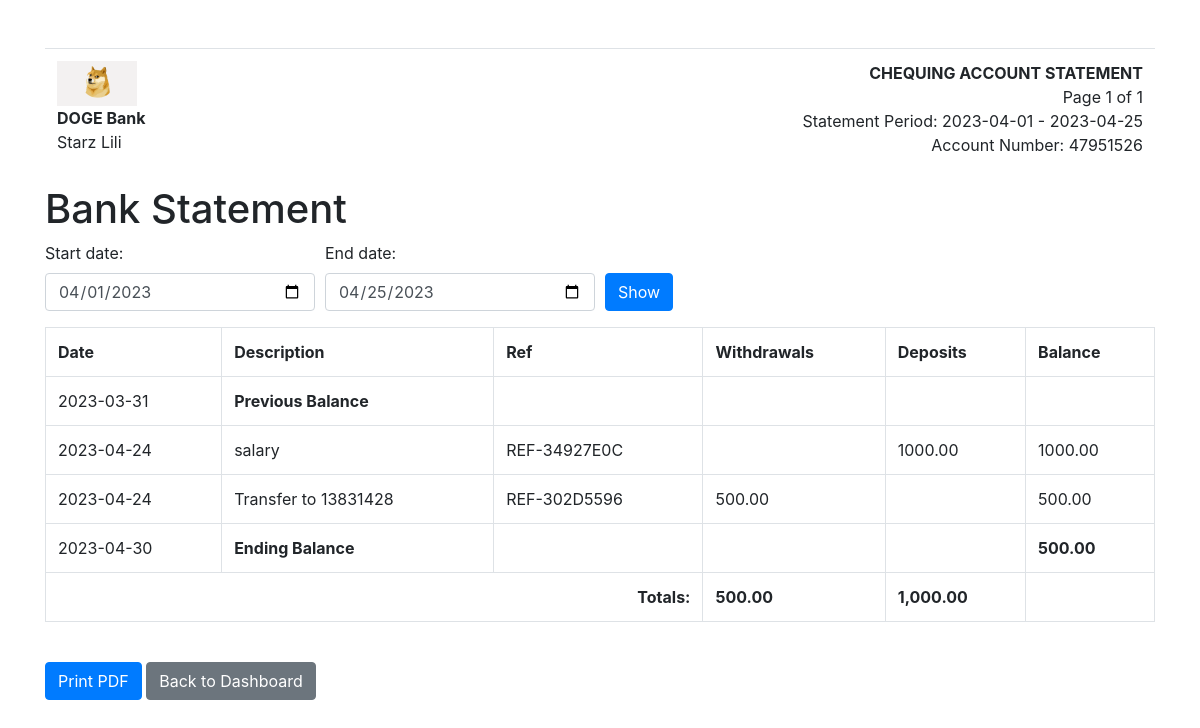
/bank_statement.php (signed in), run on the app's committed database.
### tables this page shows
CREATE TABLE `accounts` (
  `id` int(11) NOT NULL,
  `user_id` int(11) NOT NULL,
  `account_number` varchar(10) NOT NULL,
  `balance` decimal(10,2) NOT NULL DEFAULT 0.00
);

CREATE TABLE `transactions` (
  `id` int(11) NOT NULL,
  `account_id` int(11) NOT NULL,
  `type` enum('withdrawal','deposit') NOT NULL,
  `amount` decimal(10,2) NOT NULL,
  `description` varchar(255) NOT NULL,
  `reference` varchar(50) NOT NULL,
  `running_balance` decimal(10,2) NOT NULL,
  `timestamp` datetime NOT NULL DEFAULT current_timestamp()
);

### bank_statement.php (the view, shortened to what this page needs)
<?php
require_once "config.php";
function generateReferenceNumber()
{
    return 'REF-' . strtoupper(substr(md5(uniqid(mt_rand())), 0, 8));
}
$user_id = $_SESSION['user_id'];
$start_date = date("Y-m-01");
$end_date = date("Y-m-d",strtotime("+1 day"));
$stmt_account = $conn->prepare("SELECT account_number, balance FROM accounts WHERE user_id = ?");
$stmt_account->bind_param("i", $user_id);
$stmt_account->execute();
$stmt_account->bind_result($account_number, $current_balance);
$start_date_previous_day = date("Y-m-d", strtotime($start_date . " -1 day"));
$stmt_previous_balance = $conn->prepare("SELECT running_balance FROM transactions t JOIN accounts a ON t.account_id = a.id WHERE a.user_id = ? AND t.timestamp <= ? ORDER BY t.timestamp DESC LIMIT 1");
$stmt_previous_balance->bind_param("is", $user_id, $start_date_previous_day);
$stmt_previous_balance->execute();
$stmt_previous_balance->bind_result($previous_balance);
$stmt = $conn->prepare("SELECT t.id, t.type, t.amount, t.description, t.reference, t.running_balance, t.timestamp FROM transactions t JOIN accounts a ON t.account_id = a.id WHERE a.user_id = ? AND t.timestamp BETWEEN ? AND ? ORDER BY t.timestamp");
$stmt->bind_param("iss", $user_id, $start_date, $end_date);
$stmt->execute();
$stmt->bind_result($transaction_id, $type, $amount, $description, $reference, $running_balance, $timestamp);
$transactions = [];
while ($stmt->fetch()) {
    $transactions[] = [
        'id' => $transaction_id,
        'type' => $type,
        'amount' => $amount,
        'description' => $description,
        'reference' => $reference,
        'running_balance' => $running_balance,
        'timestamp' => $timestamp,
    ];
}
?>
<!DOCTYPE html>
<html>
<head>
    <link rel="stylesheet" href="https://maxcdn.bootstrapcdn.com/bootstrap/4.5.2/css/bootstrap.min.css">
</head>
<body>
    <div class="container mt-5">
        <div class="row">
            <div class="col-md-12">
                <table class="table">
                    <tr>
                        <td>
                            <img src="doge.png" alt="Bank Logo" width="80">
                            <br>
                            <strong>DOGE Bank</strong>
                            <br>
                            Starz Lili
                        </td>
                        <td style="text-align: right;">
                            <strong>CHEQUING ACCOUNT STATEMENT</strong>
                            <br>
                            Page 1 of 1
                            <br>
                            Statement Period:
                            <?php echo $start_date . " - " . $end_date; ?>
                            <br>
                            Account Number:
                            <?php echo $account_number; ?>
                        </td>
                    </tr>
                </table>
                <h1>Bank Statement</h1>
                <form method="post" action="<?php echo htmlspecialchars($_SERVER["PHP_SELF"]); ?>">
                    <div class="form-row">
                        <div class="form-group col-md-3">
                            <label for="start_date">Start date:</label>
                            <input type="date" name="start_date" value="<?php echo $start_date; ?>"
                                class="form-control">
                        </div>
                        <div class="form-group col-md-3">
                            <label for="end_date">End date:</label>
                            <input type="date" name="end_date" value="<?php echo $end_date; ?>" class="form-control">
                        </div>
                        <div class="form-group col-md-3 align-self-end">
                            <input type="submit" value="Show" class="btn btn-primary">
                        </div>
                    </div>
                </form>
                <table class="table table-bordered">
                    <tr>
                        <th>Date</th>
                        <th>Description</th>
                        <th>Ref</th>
                        <th>Withdrawals</th>
                        <th>Deposits</th>
                        <th>Balance</th>
                    </tr>
                    <?php
                    $total_withdrawals = 0;
                    $total_deposits = 0;
                    $final_balance = 0;
                    echo "<tr><td>{$start_date_previous_day}</td><td><strong>Previous Balance</strong></td><td></td><td></td><td></td><td><strong>{$previous_balance}</strong></td></tr>";
                    foreach ($transactions as $transaction) {
                        $type = $transaction['type'];
                        $amount = $transaction['amount'];
                        $description = $transaction['description'];
                        $reference = $transaction['reference'];
                        $running_balance = $transaction['running_balance'];
                        $timestamp = $transaction['timestamp'];
                        $withdrawals = ($type === 'withdrawal' || $type === 'debit' || $type === 'transfer') ? $amount : '';
                        $deposits = ($type === 'deposit' || $type === 'transfer') ? $amount : '';
                        $formatted_timestamp = date('Y-m-d', strtotime($timestamp));
                        if ($reference === '') {
                            $reference = generateReferenceNumber();
                        }
                        if ($type === 'withdrawal' || $type === 'debit' || $type === 'transfer') {
                            $total_withdrawals += $amount;
                        } else {
                            $total_deposits += $amount;
                        }
                        $final_balance = $running_balance;
                        echo "<tr><td>{$formatted_timestamp}</td><td>{$description}</td><td>{$reference}</td><td>{$withdrawals}</td><td>{$deposits}</td><td>{$running_balance}</td></tr>";
                    }
                    $end_date_last_day = date("Y-m-t", strtotime($end_date));
                    $formatted_end_date_last_day = date('Y-m-d', strtotime($end_date_last_day));
                    echo "<tr><td>{$formatted_end_date_last_day}</td><td><strong>Ending Balance</strong></td><td></td><td></td><td></td><td><strong>{$final_balance}</strong></td></tr>";
                    ?>
                    <tr>
                        <td colspan="3" style="text-align:right;"><strong>Totals:</strong></td>
                        <td><strong><?php echo number_format($total_withdrawals, 2); ?></strong></td>
                        <td><strong><?php echo number_format($total_deposits, 2); ?></strong></td>
                        <td></td>
                    </tr>
                </table>
                <br>
                <div class="buttons">
                    <button onclick="window.print()" class="btn btn-primary">Print PDF</button>
                    <button onclick="location.href='dashboard.php'" class="btn btn-secondary">Back to Dashboard</button>
                </div>
            </div>
        </div>
    </div>
</body>
</html>

### data on the page
accounts: account_number "47951526"
transactions: timestamp "2023-04-24", description "salary", reference "REF-34927E0C", amount "1000.00", running_balance "1000.00"
transactions: timestamp "2023-04-24", description "Transfer to 13831428", reference "REF-302D5596", amount "500.00", running_balance "500.00"

### other printed values
$start_date "2023-04-01"
$end_date "2023-04-25"
$start_date_previous_day "2023-03-31"
$formatted_end_date_last_day "2023-04-30"
$total_withdrawals "500.00"
$total_deposits "1,000.00"
